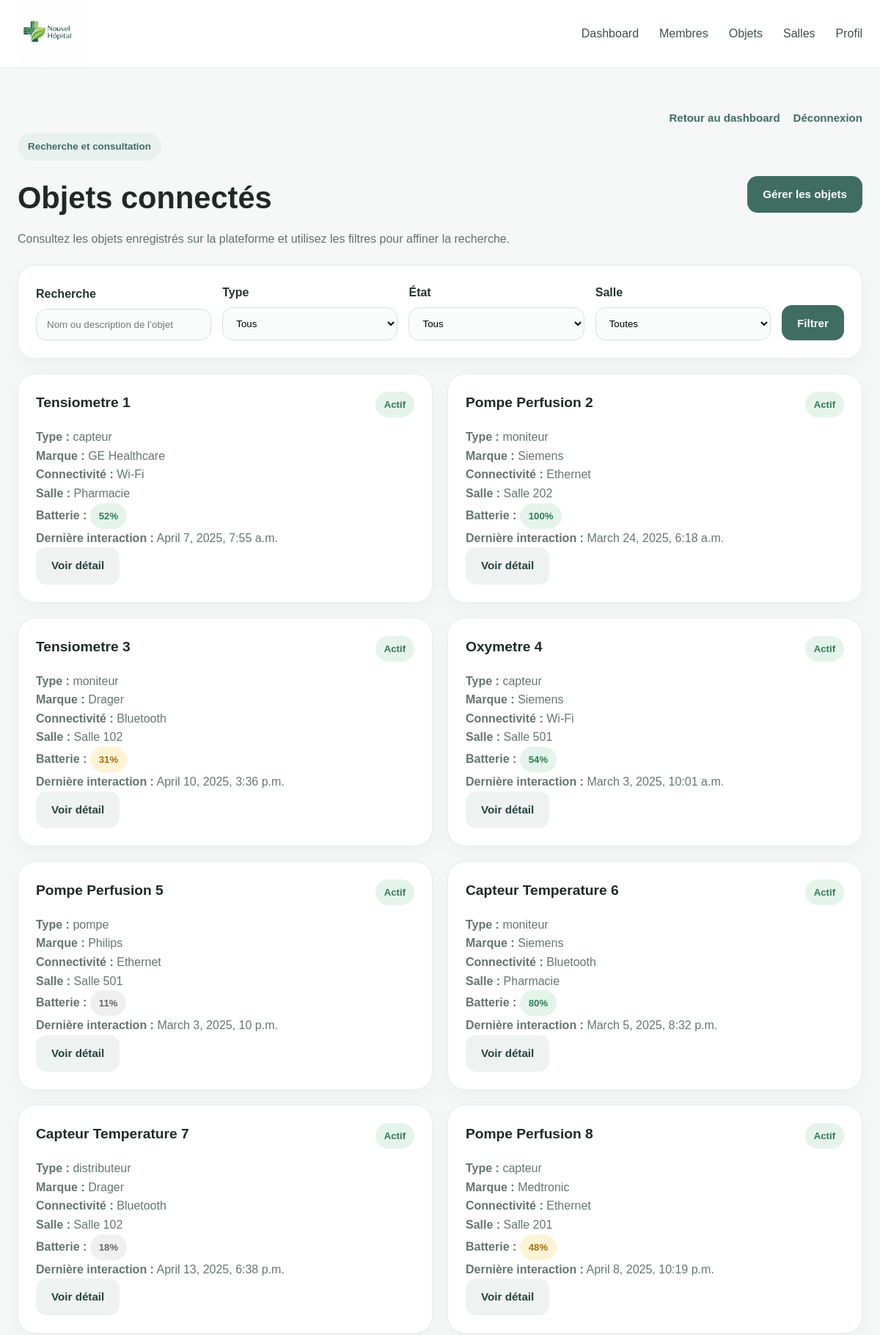
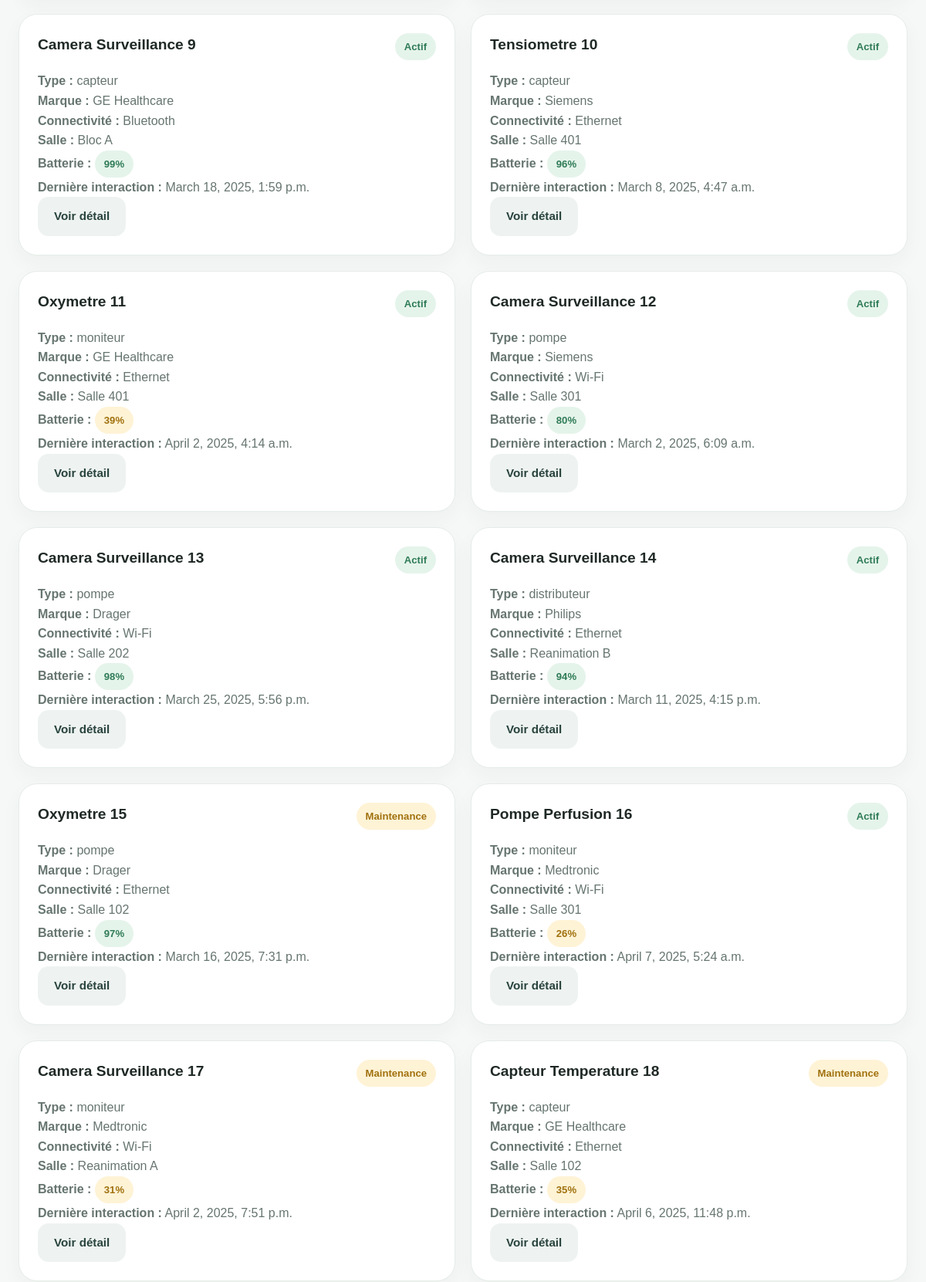
Screenshot of /objects/ (signed in, upper part) with the database file from the repository (2 pictures, top to bottom).
### hopital/models.py (models this page shows, shortened)
class ObjetConnecte(models.Model):
    nom = models.CharField(max_length=100)
    description = models.TextField(blank=True, null=True)
    type = models.CharField(max_length=50, blank=True, null=True)
    marque = models.CharField(max_length=50, blank=True, null=True)
    etat = models.CharField(max_length=20, default='inactif')
    connectivite = models.CharField(max_length=50, blank=True, null=True)
    niveau_batterie = models.IntegerField(blank=True, null=True)
    derniere_interaction = models.DateTimeField(blank=True, null=True)
    salle = models.ForeignKey(Salle, on_delete=models.SET_NULL, blank=True, null=True)

class Salle(models.Model):
    nom = models.CharField(max_length=50)
    etage = models.IntegerField(blank=True, null=True)
    service = models.ForeignKey(Service, on_delete=models.SET_NULL, blank=True, null=True)
    nombre_lits = models.IntegerField(default=0)
    lits_occupes = models.IntegerField(default=0)

### hopital/views.py (the view)
# urls.py: path('objects/', views.objects, name='objects'),
@login_required
def objects(request):
    profil, created = Profil.objects.get_or_create(user=request.user)
    objets = ObjetConnecte.objects.all()
    salles = Salle.objects.all()
    q = request.GET.get("q")
    type_objet = request.GET.get("type")
    etat = request.GET.get("etat")
    salle = request.GET.get("salle")
    if q:
        objets = objets.filter(
            Q(nom__icontains=q) | Q(description__icontains=q)
        )
    if type_objet:
        objets = objets.filter(type=type_objet)
    if etat:
        objets = objets.filter(etat=etat)
    if salle:
        objets = objets.filter(salle_id=salle)
    return render(request, 'hopital/objects.html', {'objets': objets,"salles": salles,"profil": profil})

### hopital/templates/hopital/objects.html (shortened to what this page needs)
{% load static %}
<!DOCTYPE html>
<html lang="fr">
<head>
  <link rel="stylesheet" href="{% static 'hopital/CSS/style.css' %}">
</head>
<body>
<header class="navbar">
  <div class="container nav-container">
    <a href="{% url 'index' %}" class="logo">
      <img src="{% static 'hopital/photo/logo.png' %}" alt="Logo Nouvel Hôpital">
    </a>
    <nav class="nav-links">
      <a href="{% url 'dashboard' %}">Dashboard</a>
      <a href="{% url 'members' %}">Membres</a>
      <a href="{% url 'objects' %}">Objets</a>
      <a href="{% url 'room' %}">Salles</a>
      <a href="{% url 'profile' %}">Profil</a>
    </nav>
  </div>
</header>
<main class="dashboard-page">
  <div class="container">
    <div class="page-tools">
      <a href="{% url 'dashboard' %}">Retour au dashboard</a>
      <a href="{% url 'logout' %}">Déconnexion</a>
    </div>
    <section class="objects-top objects-header">
      <div class="objects-text">
        <span class="tag">Recherche et consultation</span>
        <h1>Objets connectés</h1>
        <p>
          Consultez les objets enregistrés sur la plateforme et utilisez les filtres pour affiner la recherche.
        </p>
      </div>
      {% if profil.niveau == "avancé" or profil.niveau == "expert" %}
        <a href="{% url 'manage_objects' %}" class="btn btn-primary manage-btn">
          Gérer les objets
        </a>
      {% endif %}
    </section>
    <form method="GET" class="filters-box">
      <div class="filter-item">
        <label for="search">Recherche</label>
        <input
          type="text"
          id="search"
          name="q"
          placeholder="Nom ou description de l’objet"
          value="{{ request.GET.q }}"
        >
      </div>
      <div class="filter-item">
        <label for="type">Type</label>
        <select id="type" name="type">
          <option value="">Tous</option>
        </select>
      </div>
      <div class="filter-item">
        <label for="state">État</label>
        <select id="state" name="etat">
          <option value="">Tous</option>
        </select>
      </div>
      <div class="filter-item">
        <label for="room">Salle</label>
        <select id="room" name="salle">
          <option value="">Toutes</option>
        </select>
      </div>
      <div class="filter-item filter-button">
        <button type="submit" class="btn btn-primary">Filtrer</button>
      </div>
    </form>
    <section class="object-grid">
      {% for objet in objets %}
        <article class="object-card-modern">
          <div class="object-top">
            <h3>{{ objet.nom }}</h3>
            {% if objet.etat == "actif" %}
              <span class="status active">Actif</span>
            {% elif objet.etat == "maintenance" %}
              <span class="status warning">Maintenance</span>
            {% else %}
              <span class="status inactive">Inactif</span>
            {% endif %}
          </div>
          <p><strong>Type :</strong> {{ objet.type }}</p>
          {% if objet.marque %}
            <p><strong>Marque :</strong> {{ objet.marque }}</p>
          {% endif %}
          {% if objet.connectivite %}
            <p><strong>Connectivité :</strong> {{ objet.connectivite }}</p>
          {% endif %}
          {% if objet.salle %}
            <p><strong>Salle :</strong> {{ objet.salle.nom }}</p>
          {% endif %}
          {% if objet.niveau_batterie %}
            <p>
              <strong>Batterie :</strong>
              <span class="
                {% if objet.niveau_batterie < 20 %}status inactive
                {% elif objet.niveau_batterie < 50 %}status warning
                {% else %}status active
                {% endif %}
              ">
                {{ objet.niveau_batterie }}%
              </span>
            </p>
          {% endif %}
          {% if objet.derniere_interaction %}
            <p><strong>Dernière interaction :</strong> {{ objet.derniere_interaction }}</p>
          {% endif %}
          <a href="{% url 'objet_detail' objet.id %}" class="btn btn-secondary">
          Voir détail
          </a>
        </article>
      {% empty %}
        <p>Aucun objet connecté trouvé.</p>
      {% endfor %}
    </section>
  </div>
</main>
</body>
</html>

### hopital/static/hopital/CSS/style.css (style rules this page uses)
* { margin:0; padding:0; box-sizing:border-box; }
html { scroll-behavior:smooth; }
body { font-family: Arial, Helvetica, sans-serif; background:#f6f8f7; color:#1f2926; line-height:1.6; }
a { text-decoration:none; color:inherit; }
img { max-width:100%; height:auto; }
.container { width:min(1180px, calc(100% - 48px)); margin:0 auto; }
.navbar { position:sticky; top:0; z-index:1000; background:rgba(255,255,255,0.96); backdrop-filter:blur(10px); border-bottom:1px solid #e5ece8; }
.nav-container { min-height:92px; display:flex; align-items:center; justify-content:space-between; gap:24px; }
.logo { display:flex; align-items:center; }
.logo img { width:90px; height:90px; object-fit:contain; }
.nav-links { display:flex; align-items:center; gap:28px; flex-wrap:wrap; }
.nav-links a { color:#42504b; font-weight:500; transition:0.25s; }
.btn { display:inline-flex; align-items:center; justify-content:center; padding:12px 20px; border-radius:14px; font-weight:600; font-size:0.95rem; border:1px solid transparent; transition:0.25s; }
.btn-primary { background:#3f6d62; color:white; }
.btn-secondary { background:#eef3f1; color:#29433d; }
.page-tools { display:flex; justify-content:flex-end; gap:18px; margin:22px 0 8px; flex-wrap:wrap; }
.page-tools a { color:#3f6d62; font-weight:700; font-size:0.94rem; }
.tag { display:inline-block; padding:8px 14px; border-radius:999px; background:#e8f1ee; color:#3f6d62; font-size:0.84rem; font-weight:700; margin-bottom:18px; }
.feature-card, .service-card, .news-card, .quick-card, .profile-card, .dash-card, .object-card-modern, .room-card, .table-card, .resource-card, .auth-card, .auth-side, .level-box, .level-card { background:white; border:1px solid #e5ece8; border-radius:24px; padding:24px; box-shadow:0 10px 26px rgba(31,41,38,0.04); }
.feature-card p, .service-card p, .news-card p, .quick-card p, .profile-list li, .object-card-modern p, .room-card p { color:#66756f; }
.dashboard-page { padding:34px 0 70px; }
.objects-top { margin-bottom:22px; }
.objects-top h1 { font-size:2.6rem; margin-bottom:10px; }
.objects-top p { color:#64726d; }
.filters-box { background:white; border:1px solid #e5ece8; border-radius:24px; padding:24px; display:grid; grid-template-columns:2fr 1fr 1fr 1fr; gap:16px; margin-bottom:10px; box-shadow:0 10px 26px rgba(31,41,38,0.04); }
.filter-item { display:flex; flex-direction:column; gap:8px; }
.filter-item label { font-weight:600; color:#26332f; }
.filter-item input, .filter-item select { padding:13px 14px; border-radius:14px; border:1px solid #d7e1dc; background:#fafcfb; outline:none; }
.object-grid, .room-grid { display:grid; grid-template-columns:repeat(2, 1fr); gap:20px; }
.object-top { display:flex; justify-content:space-between; align-items:flex-start; gap:14px; margin-bottom:14px; }
.object-top h3 { font-size:1.2rem; }
.status { display:inline-block; padding:7px 12px; border-radius:999px; font-size:0.82rem; font-weight:700; }
.status.active { background:#e5f4eb; color:#2f7b56; }
.status.warning { background:#fff3d6; color:#a0710e; }
.status.inactive { background:#efefef; color:#666; }
.objects-header { display: flex; justify-content: space-between; align-items: flex-start; }
.objects-text { max-width: 70%; }
.manage-btn { margin-top: 10px; }
.objects-header { align-items: center; }
.filters-box { margin-bottom: 20px; }
.filters-box { display: flex; align-items: flex-end; gap: 15px; }
.filter-item { flex: 1; }
.filter-button { flex: none; }
.filter-button .btn { height: 48px; }

### rows the page displays
ObjetConnecte: nom "Tensiometre 1", etat "Actif", type "capteur", marque "GE Healthcare", connectivite "Wi-Fi", salle.nom "Pharmacie", niveau_batterie "52", derniere_interaction "April 7, 2025, 7:55 a.m."
ObjetConnecte: nom "Pompe Perfusion 2", etat "Actif", type "moniteur", marque "Siemens", connectivite "Ethernet", salle.nom "Salle 202", niveau_batterie "100", derniere_interaction "March 24, 2025, 6:18 a.m."
ObjetConnecte: nom "Tensiometre 3", etat "Actif", type "moniteur", marque "Drager", connectivite "Bluetooth", salle.nom "Salle 102", niveau_batterie "31", derniere_interaction "April 10, 2025, 3:36 p.m."
ObjetConnecte: nom "Oxymetre 4", etat "Actif", type "capteur", marque "Siemens", connectivite "Wi-Fi", salle.nom "Salle 501", niveau_batterie "54", derniere_interaction "March 3, 2025, 10:01 a.m."
ObjetConnecte: nom "Pompe Perfusion 5", etat "Actif", type "pompe", marque "Philips", connectivite "Ethernet", salle.nom "Salle 501", niveau_batterie "11", derniere_interaction "March 3, 2025, 10 p.m."
ObjetConnecte: nom "Capteur Temperature 6", etat "Actif", type "moniteur", marque "Siemens", connectivite "Bluetooth", salle.nom "Pharmacie", niveau_batterie "80", derniere_interaction "March 5, 2025, 8:32 p.m."
ObjetConnecte: nom "Capteur Temperature 7", etat "Actif", type "distributeur", marque "Drager", connectivite "Bluetooth", salle.nom "Salle 102", niveau_batterie "18", derniere_interaction "April 13, 2025, 6:38 p.m."
ObjetConnecte: nom "Pompe Perfusion 8", etat "Actif", type "capteur", marque "Medtronic", connectivite "Ethernet", salle.nom "Salle 201", niveau_batterie "48", derniere_interaction "April 8, 2025, 10:19 p.m."
ObjetConnecte: nom "Camera Surveillance 9", etat "Actif", type "capteur", marque "GE Healthcare", connectivite "Bluetooth", salle.nom "Bloc A", niveau_batterie "99", derniere_interaction "March 18, 2025, 1:59 p.m."
ObjetConnecte: nom "Tensiometre 10", etat "Actif", type "capteur", marque "Siemens", connectivite "Ethernet", salle.nom "Salle 401", niveau_batterie "96", derniere_interaction "March 8, 2025, 4:47 a.m."
ObjetConnecte: nom "Oxymetre 11", etat "Actif", type "moniteur", marque "GE Healthcare", connectivite "Ethernet", salle.nom "Salle 401", niveau_batterie "39", derniere_interaction "April 2, 2025, 4:14 a.m."
ObjetConnecte: nom "Camera Surveillance 12", etat "Actif", type "pompe", marque "Siemens", connectivite "Wi-Fi", salle.nom "Salle 301", niveau_batterie "80", derniere_interaction "March 2, 2025, 6:09 a.m."
ObjetConnecte: nom "Camera Surveillance 13", etat "Actif", type "pompe", marque "Drager", connectivite "Wi-Fi", salle.nom "Salle 202", niveau_batterie "98", derniere_interaction "March 25, 2025, 5:56 p.m."
ObjetConnecte: nom "Camera Surveillance 14", etat "Actif", type "distributeur", marque "Philips", connectivite "Ethernet", salle.nom "Reanimation B", niveau_batterie "94", derniere_interaction "March 11, 2025, 4:15 p.m."
ObjetConnecte: nom "Oxymetre 15", etat "Maintenance", type "pompe", marque "Drager", connectivite "Ethernet", salle.nom "Salle 102", niveau_batterie "97", derniere_interaction "March 16, 2025, 7:31 p.m."
ObjetConnecte: nom "Pompe Perfusion 16", etat "Actif", type "moniteur", marque "Medtronic", connectivite "Wi-Fi", salle.nom "Salle 301", niveau_batterie "26", derniere_interaction "April 7, 2025, 5:24 a.m."
ObjetConnecte: nom "Camera Surveillance 17", etat "Maintenance", type "moniteur", marque "Medtronic", connectivite "Wi-Fi", salle.nom "Reanimation A", niveau_batterie "31", derniere_interaction "April 2, 2025, 7:51 p.m."
ObjetConnecte: nom "Capteur Temperature 18", etat "Maintenance", type "capteur", marque "GE Healthcare", connectivite "Ethernet", salle.nom "Salle 102", niveau_batterie "35", derniere_interaction "April 6, 2025, 11:48 p.m."
